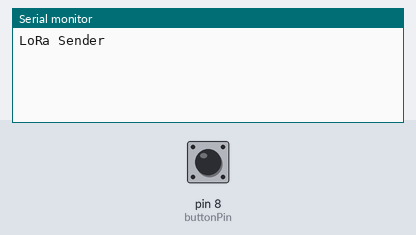
The sketch below on a simulated Arduino Uno, built with avr-gcc and run on an emulated ATmega328P. On the bench: the last lines printed to the serial monitor. Inputs (shaded band) come from the test bench; at power-on: pin 8 (buttonPin) HIGH. No radio packets arrive unless stated.

Above: at 2.2 s.
2.3 s: pin 8 (buttonPin) pulled LOW for 0.15 s
At 3.0 s:
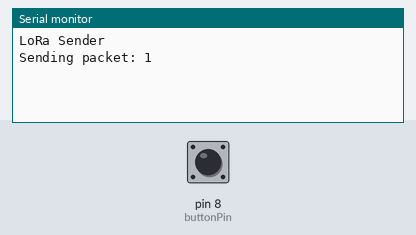
3.9 s: pin 8 (buttonPin) pulled LOW for 1 s
At 5.6 s:
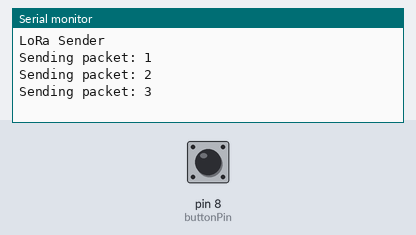
6.4 s: pin 8 (buttonPin) pulled LOW for 0.15 s
At 7.3 s:
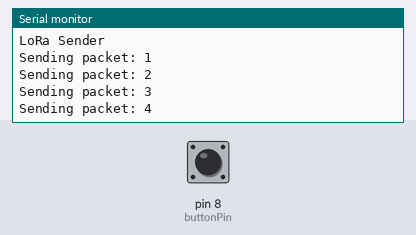
Timing chart, 0 to 9.4 s (numbered marks = the images above; inputs shaded):
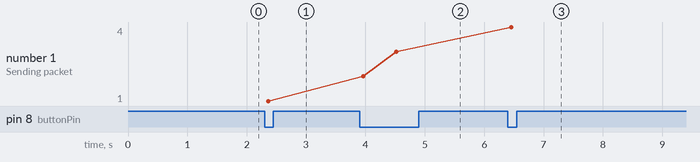

Measured:
- after the input at 2.3 s, the serial monitor: prints a new line after 0.06 s (image 1)
- after the input at 3.9 s, the serial monitor: prints a new line after 0.06 s (image 2)
- after the input at 6.4 s, the serial monitor: prints a new line after 0.06 s (image 3)
- plotted number 1: 1 → 3 after the input at 3.9 s, 3 → 4 after the input at 6.4 s

The sketch:

lora_send.ino
```cpp
/*
  LoRa Demo 2 Sender
  lora-demo2-send.ino
  Use pushbutton to control LED on receiver
  Requires LoRa Library by Sandeep Mistry - https://github.com/sandeepmistry/arduino-LoRa

  DroneBot Workshop 2023
  https://dronebotworkshop.com
*/

// Include required libraries
#include <SPI.h>
#include <LoRa.h>

// Define the pins used by the LoRa module
const int csPin = 4;     // LoRa radio chip select
const int resetPin = 2;  // LoRa radio reset
const int irqPin = 3;    // Must be a hardware interrupt pin

// Message counter
byte msgCount = 0;

// Pushbutton variables
int buttonPin = 8;
int sendButtonState;

void setup() {

  // Set pushbutton as input
  pinMode(buttonPin, INPUT_PULLUP);

  Serial.begin(9600);
  while (!Serial)
    ;

  // Setup LoRa module
  LoRa.setPins(csPin, resetPin, irqPin);

  Serial.println("LoRa Sender");

  // Start LoRa module at local frequency
  // 433E6 for Asia
  // 866E6 for Europe
  // 915E6 for North America

  if (!LoRa.begin(915E6)) {
    Serial.println("Starting LoRa failed!");
    while (1)
      ;
  }
  delay(1000);
}

void loop() {

  // Get pushbutton state
  sendButtonState = digitalRead(buttonPin);

  // Send packet if button pressed
  if (sendButtonState == LOW) {
    // Send packet
    LoRa.beginPacket();
    LoRa.print("button pressed");
    LoRa.endPacket();
    msgCount++;
    Serial.print("Sending packet: ");
    Serial.println(msgCount);
    delay(500);
  }
}
```
